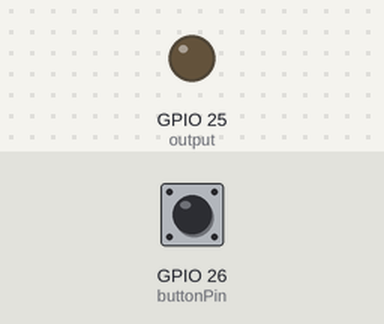
The sketch below on a simulated ESP32. Shown: output pins drawn as LEDs (lit = HIGH). The test bench sets the inputs (shaded band); at power-on: GPIO 26 (buttonPin) LOW. WiFi joins after 1.5 s; servers stay silent unless stated; what the sketch prints to the serial monitor is not drawn.

Above: at 3.2 s.
3.3 s: GPIO 26 (buttonPin) pulled HIGH for 0.15 s
At 4.0 s:
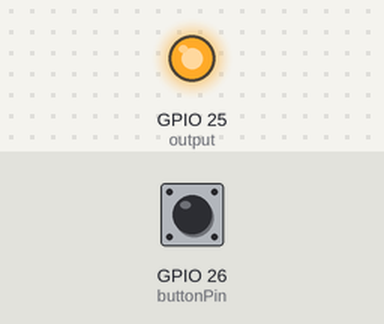
6.4 s: GPIO 26 (buttonPin) pulled HIGH for 1 s
At 7.6 s:
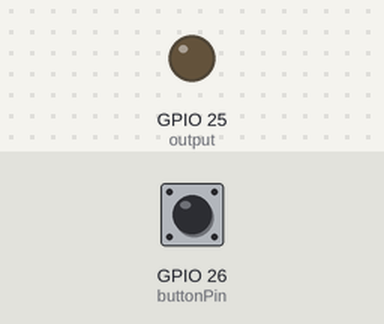
8.9 s: GPIO 26 (buttonPin) pulled HIGH for 3.2 s
At 9.5 s:
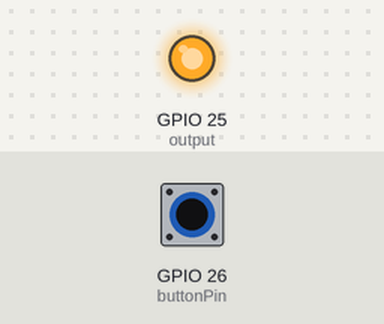
Timing chart, 0 to 11.9 s (numbered marks = the images above; inputs shaded):
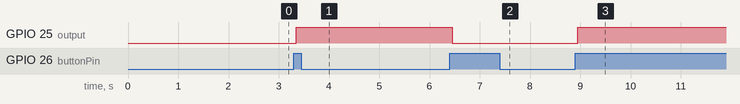

Measured:
- after the input at 3.3 s, GPIO 25 (output): LOW → HIGH after 0.05 s
- after the input at 6.4 s, GPIO 25 (output): HIGH → LOW after 0.05 s
- after the input at 8.9 s, GPIO 25 (output): LOW → HIGH after 0.05 s

The sketch:

BUTTON_LED_WIFI_BB.ino
```cpp
#include <WiFi.h>
#include <AsyncTCP.h>
#include <ESPAsyncWebServer.h>

// Replace with your network credentials
const char* ssid = "Selma Maria_Fibra";
const char* password = "88599380";

const char* PARAM_INPUT_1 = "state";

const int output = 25;
const int buttonPin = 26;

// Variables will change:
int ledState = LOW;          // the current state of the output pin
int buttonState;             // the current reading from the input pin
int lastButtonState = LOW;   // the previous reading from the input pin

// the following variables are unsigned longs because the time, measured in
// milliseconds, will quickly become a bigger number than can be stored in an int.
unsigned long lastDebounceTime = 0;  // the last time the output pin was toggled
unsigned long debounceDelay = 50;    // the debounce time; increase if the output flickers

// Create AsyncWebServer object on port 80
AsyncWebServer server(80);

const char index_html[] PROGMEM = R"rawliteral(
<!DOCTYPE HTML><html>
<head>
  <title>ESP Web Server</title>
  <meta name="viewport" content="width=device-width, initial-scale=1">
  <style>
    html {font-family: Arial; display: inline-block; text-align: center;}
    h2 {font-size: 3.0rem;}
    p {font-size: 3.0rem;}
    body {max-width: 600px; margin:0px auto; padding-bottom: 25px;}
    .switch {position: relative; display: inline-block; width: 120px; height: 68px}
    .switch input {display: none}
    .slider {position: absolute; top: 0; left: 0; right: 0; bottom: 0; background-color: #ccc; border-radius: 34px}
    .slider:before {position: absolute; content: ""; height: 52px; width: 52px; left: 8px; bottom: 8px; background-color: #fff; -webkit-transition: .4s; transition: .4s; border-radius: 68px}
    input:checked+.slider {background-color: #2196F3}
    input:checked+.slider:before {-webkit-transform: translateX(52px); -ms-transform: translateX(52px); transform: translateX(52px)}
  </style>
</head>
<body>
  <h2>ESP Web Server</h2>
  %BUTTONPLACEHOLDER%
<script>function toggleCheckbox(element) {
  var xhr = new XMLHttpRequest();
  if(element.checked){ xhr.open("GET", "/update?state=1", true); }
  else { xhr.open("GET", "/update?state=0", true); }
  xhr.send();
}

setInterval(function ( ) {
  var xhttp = new XMLHttpRequest();
  xhttp.onreadystatechange = function() {
    if (this.readyState == 4 && this.status == 200) {
      var inputChecked;
      var outputStateM;
      if( this.responseText == 1){
        inputChecked = true;
        outputStateM = "On";
      }
      else {
        inputChecked = false;
        outputStateM = "Off";
      }
      document.getElementById("output").checked = inputChecked;
      document.getElementById("outputState").innerHTML = outputStateM;
    }
  };
  xhttp.open("GET", "/state", true);
  xhttp.send();
}, 1000 ) ;
</script>
</body>
</html>
)rawliteral";

// Replaces placeholder with button section in your web page
String processor(const String& var){
  //Serial.println(var);
  if(var == "BUTTONPLACEHOLDER"){
    String buttons ="";
    String outputStateValue = outputState();
    buttons+= "<h4>Output - GPIO 2 - State <span id=\"outputState\"></span></h4><label class=\"switch\"><input type=\"checkbox\" onchange=\"toggleCheckbox(this)\" id=\"output\" " + outputStateValue + "><span class=\"slider\"></span></label>";
    return buttons;
  }
  return String();
}

String outputState(){
  if(digitalRead(output)){
    return "checked";
  }
  else {
    return "";
  }
  return "";
}

void setup(){
  // Serial port for debugging purposes
  Serial.begin(115200);

  pinMode(output, OUTPUT);
  digitalWrite(output, LOW);
  pinMode(buttonPin, INPUT);

  // Connect to Wi-Fi
  WiFi.begin(ssid, password);
  while (WiFi.status() != WL_CONNECTED) {
    delay(1000);
    Serial.println("Connecting to WiFi..");
  }

  // Print ESP Local IP Address
  Serial.println(WiFi.localIP());

  // Route for root / web page
  server.on("/", HTTP_GET, [](AsyncWebServerRequest *request){
    request->send_P(200, "text/html", index_html, processor);
  });

  // Send a GET request to <ESP_IP>/update?state=<inputMessage>
  server.on("/update", HTTP_GET, [] (AsyncWebServerRequest *request) {
    String inputMessage;
    String inputParam;
    // GET input1 value on <ESP_IP>/update?state=<inputMessage>
    if (request->hasParam(PARAM_INPUT_1)) {
      inputMessage = request->getParam(PARAM_INPUT_1)->value();
      inputParam = PARAM_INPUT_1;
      digitalWrite(output, inputMessage.toInt());
      ledState = !ledState;
    }
    else {
      inputMessage = "No message sent";
      inputParam = "none";
    }
    Serial.println(inputMessage);
    request->send(200, "text/plain", "OK");
  });

  // Send a GET request to <ESP_IP>/state
  server.on("/state", HTTP_GET, [] (AsyncWebServerRequest *request) {
    request->send(200, "text/plain", String(digitalRead(output)).c_str());
  });
  // Start server
  server.begin();
}

void loop() {
  // read the state of the switch into a local variable:
  int reading = digitalRead(buttonPin);

  // check to see if you just pressed the button
  // (i.e. the input went from LOW to HIGH), and you've waited long enough
  // since the last press to ignore any noise:

  // If the switch changed, due to noise or pressing:
  if (reading != lastButtonState) {
    // reset the debouncing timer
    lastDebounceTime = millis();
  }

  if ((millis() - lastDebounceTime) > debounceDelay) {
    // whatever the reading is at, it's been there for longer than the debounce
    // delay, so take it as the actual current state:

    // if the button state has changed:
    if (reading != buttonState) {
      buttonState = reading;

      // only toggle the LED if the new button state is HIGH
      if (buttonState == HIGH) {
        ledState = !ledState;
      }
    }
  }

  // set the LED:
  digitalWrite(output, ledState);

  // save the reading. Next time through the loop, it'll be the lastButtonState:
  lastButtonState = reading;
}
```
